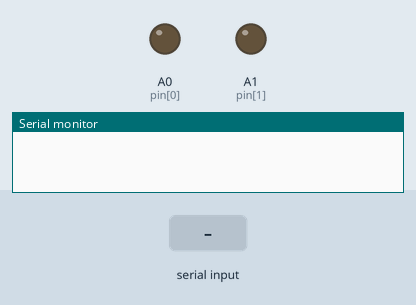
A sketch run on a simulated Arduino Uno, built with avr-gcc and run on an emulated ATmega328P. On the bench: output pins drawn as LEDs (lit = HIGH), the last lines printed to the serial monitor. The test bench sets the inputs (shaded band).

Above: at 1.2 s.
1.3 s: "1\n" received over Serial
At 2.7 s:
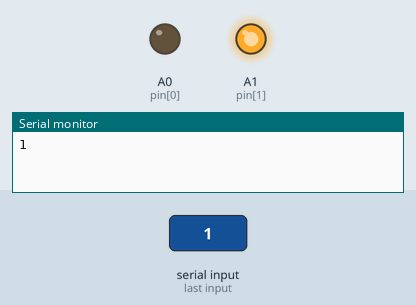
Timing chart, 0 to 4.3 s (numbered marks = the images above; inputs shaded):
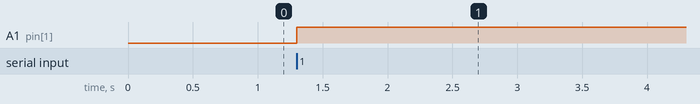

The sketch:

led_exam2.ino
```cpp
int pin[2] = {A0,A1};
int pin_length = sizeof(pin)/sizeof(int);
void setup() {
  Serial.begin(9600);
  pinMode(pin[0],OUTPUT);
  pinMode(pin[1],OUTPUT);
}

void loop() {
  if(Serial.available()>0){
    String data = Serial.readStringUntil('\n');
    Serial.println(data);
    if(data.equals("A0입력")){
      digitalWrite(pin[1],LOW);
      digitalWrite(pin[0],HIGH);
    }else {
      digitalWrite(pin[0],LOW);
      digitalWrite(pin[1],HIGH);
    }
  }
}
```

Measured:
- after the input at 1.3 s, A1 (pin[1]): LOW → HIGH at once
